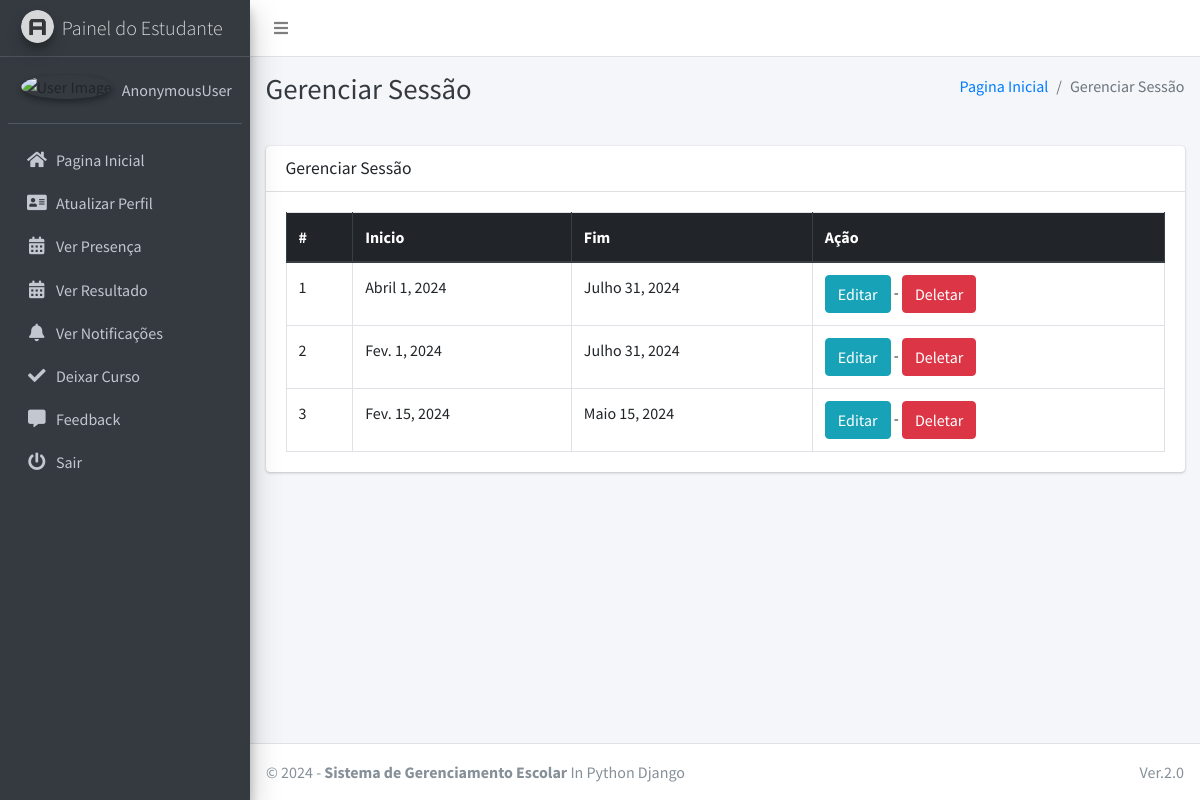
The app's page /session/manage/ with its own data.
### main_app/models.py (models this page shows, shortened)
class Session(models.Model):
    start_year = models.DateField()
    end_year = models.DateField()

### main_app/hod_views.py (the view)
# urls.py: path("session/manage/", hod_views.manage_session, name='manage_session'),
def manage_session(request):
    sessions = Session.objects.all()
    context = {'sessions': sessions, 'page_title': 'Gerenciar Sessão'}
    return render(request, "hod_template/manage_session.html", context)

### main_app/templates/hod_template/manage_session.html
{% extends 'main_app/base.html' %}
{% load static %}
{% block page_title %}{{page_title}}{% endblock page_title %}
{% block content %}
<section class="content">
    <div class="container-fluid">
        <div class="row">
            <div class="col-md-12">
                <div class="card">
                    <div class="card-header">
                        <h3 class="card-title">{{page_title}}</h3>
                    </div>
                    <div class="card-body">
                        <table id="example2" class="table table-bordered table-hover">
                            <thead class="thead-dark">
                                <tr>
                                    <th>#</th>
                                    <th>Inicio</th>
                                    <th>Fim</th>
                                    <th>Ação</th>
                                </tr>
                            </thead>
                            <tbody>
                                {% for session in sessions %}
                                <tr>
                                    <td>{{ forloop.counter }}</td>
                                    <td>{{session.start_year}}</td>
                                    <td>{{session.end_year}}</td>
                                    <td><a href="{% url 'edit_session' session.id %}" class="btn btn-info">Editar</a> - <a href="{% url 'delete_session' session.id %}" onclick="return confirm('Tem certeza de que deseja excluir isso?')" class="btn btn-danger">Deletar</a> </td>
                                </tr>
                                {% endfor %}
                            </tbody>
                        </table>
                    </div>
                </div>
            </div>
        </div>
    </div>
</section>
{% endblock content %}

### records on screen
Session: start_year "Abril 1, 2024", end_year "Julho 31, 2024"
Session: start_year "Fev. 1, 2024", end_year "Julho 31, 2024"
Session: start_year "Fev. 15, 2024", end_year "Maio 15, 2024"

### other values on screen
{{ user }} "AnonymousUser"
{{ page_title }} "Gerenciar Sessão"
